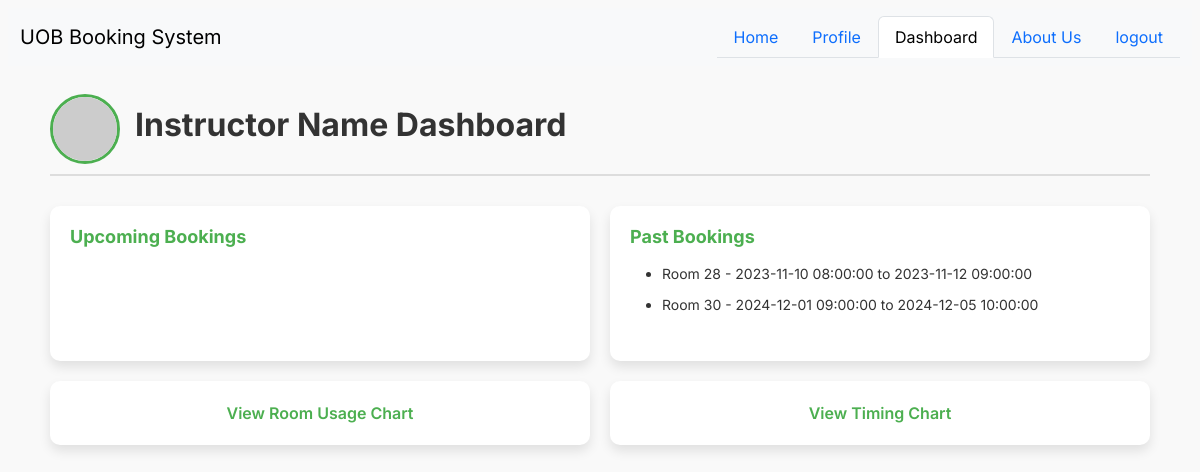
Before: /userDashboard.php (signed in) with the older database file.
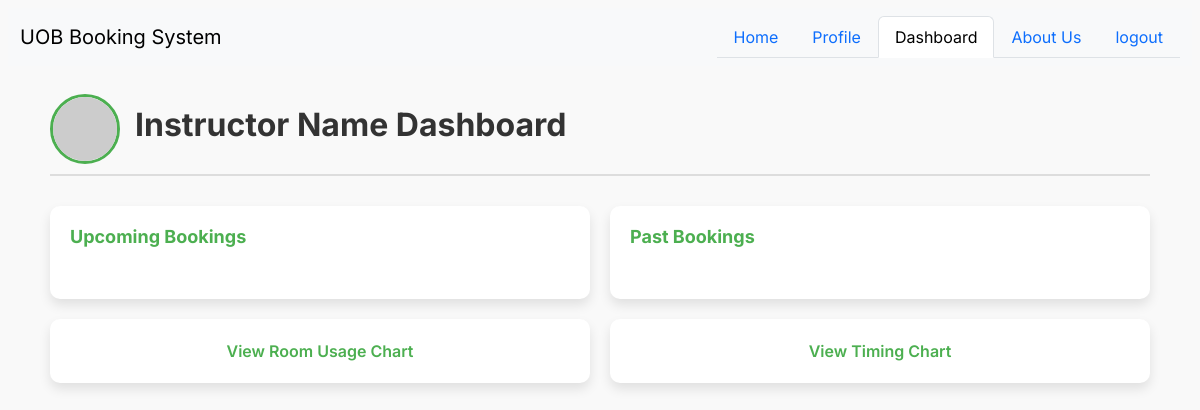
After: the same page with the newer database file.
### tables this page shows
CREATE TABLE `bookings` (
  `Booking_ID` int(11) NOT NULL,
  `user_ID` int(11) NOT NULL,
  `Room_ID` int(11) NOT NULL,
  `Title` varchar(255) NOT NULL,
  `Start_Time` datetime NOT NULL,
  `End_Time` datetime NOT NULL
);

### userDashboard.php (the view, shortened to what this page needs)
<!DOCTYPE html>
<html lang="en">
<head>
    <link href="https://cdn.jsdelivr.net/npm/bootstrap@5.3.0-alpha1/dist/css/bootstrap.min.css" rel="stylesheet">
</head>
<body>
    <?php
    if (isset($_SESSION['username'])) {
        $username = $_SESSION['username'];
    } else {
        header('Location: login.php');
        exit();
    }
    include('database/db.php');
    $sql = "SELECT ID, ProfilePic FROM users WHERE name = ?";
    $stmt = $pdo->prepare($sql);
    $stmt->execute([$username]);
    $user = $stmt->fetch();
    $userID = $user['ID'];
    $profileImage = $user['ProfilePic'];
    $sql = "SELECT Room_ID, Start_Time, End_Time FROM bookings WHERE user_ID = ? AND End_Time < NOW()";
    $stmt = $pdo->prepare($sql);
    $stmt->execute([$userID]);
    $pastbookings = $stmt->fetchAll();
    ?>
    <header>
        <header>
            <div class="container-fluid p-2">
                <nav class="navbar navbar-expand-lg bg-body-tertiary">
                    <div class="container-fluid">
                        <a class="navbar-brand" href="#">UOB Booking System</a>
                        <div class="collapse navbar-collapse" id="navbarNav">
                            <ul class="nav nav-tabs">
                                <li class="nav-item">
                                    <a class="nav-link" aria-current="page" href="index.php">Home</a>
                                </li>
                                <li class="nav-item">
                                    <a class="nav-link" href="profile/profile.php">Profile</a>
                                </li>
                                <li class="nav-item">
                                    <a class="nav-link active" href="#">Dashboard</a>
                                </li>
                                <li class="nav-item">
                                    <a class="nav-link" href="#">About Us</a>
                                </li>
                                <li class="nav-item">
                                    <a class="nav-link" href="Registration/logout.php">logout</a>
                                </li>
                            </ul>
                        </div>
                    </div>
                </nav>
            </div>
        </header>
        <main>
            <div class="container">
                <div class="dashboard-header">
                    <?php
                    if (!empty($profileImage)) {
                        echo "<img src='$profileImage' alt='User Picture' class='profile-pic'>";
                    } else {
                        echo "<img src='https://via.placeholder.com/100' alt='User Picture' class='profile-pic'>";
                    }
                    ?>
                    <h2><?php echo $username; ?> Dashboard</h2>
                </div>
                <div class="dashnoard-container">
                    <div class="box" id="upcoming-bookings">
                        <h2>Upcoming Bookings</h2>
                    </div>
                    <div class="box" id="past-bookings">
                        <h2>Past Bookings</h2>
                        <ul class="scrollable-container">
                            <?php
                            foreach ($pastbookings as $booking) {
                                echo "<li>Room {$booking['Room_ID']} - {$booking['Start_Time']} to {$booking['End_Time']}</li>";
                            }
                            ?>
                        </ul>
                    </div>
                    <div class="charts">
                        <div class="chart" id="most-used">
                            <a href="userRoomsUsage.php">View Room Usage Chart</a>
                        </div>
                        <div class="chart" id="most-timing">
                            <a href="userTimingUsage.php">View Timing Chart</a>
                        </div>
                    </div>
                </div>
            </div>
        </main>
</body>
</html>

Changed rows visible on the page:
removed bookings: Room_ID "28", Start_Time "2023-11-10 08:00:00", End_Time "2023-11-12 09:00:00"
removed bookings: Room_ID "30", Start_Time "2024-12-01 09:00:00", End_Time "2024-12-05 10:00:00"
